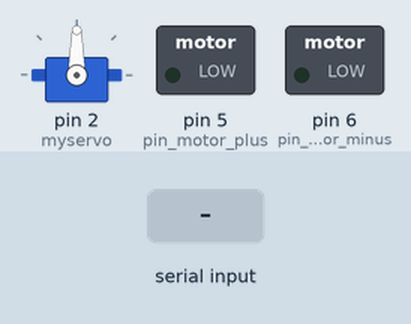
Bench run of a sketch on a simulated Arduino Uno, built with avr-gcc and run on an emulated ATmega328P. On the bench: servo, switched loads named in the sketch (green lamp = pin HIGH). Inputs (shaded band) come from the test bench. What the sketch prints to the serial monitor is not drawn.

Above: at 1.2 s.
1.3 s: "R" received over Serial
At 1.8 s:
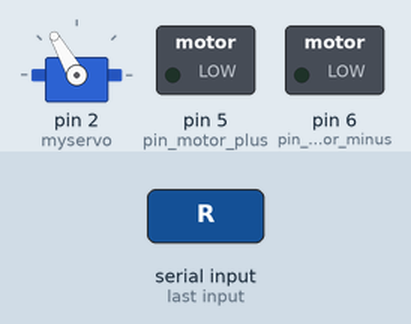
2.8 s: "L" received over Serial
At 4.0 s:
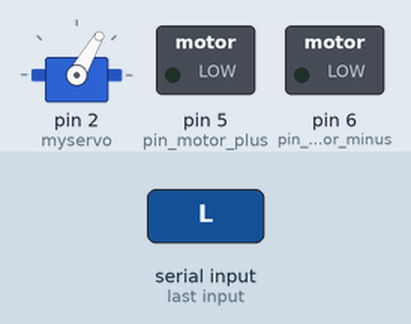
4.3 s: "F" received over Serial
At 5.3 s:
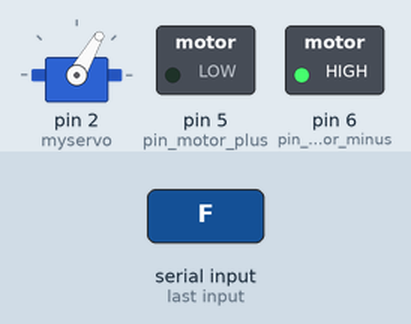
5.8 s: "B" received over Serial
At 6.5 s:
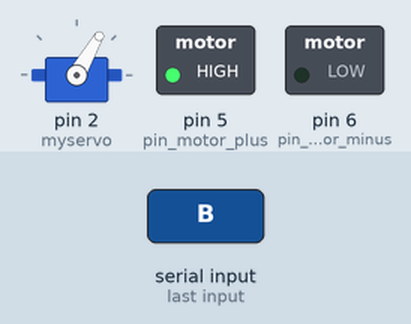
7.3 s: "R" received over Serial
At 7.6 s:
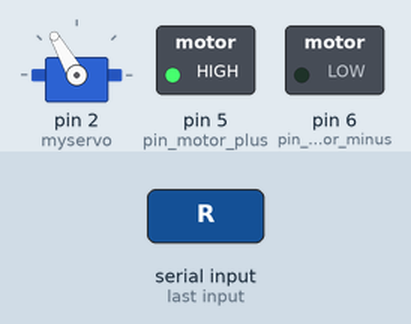
8.8 s: "F" received over Serial
At 10.0 s:
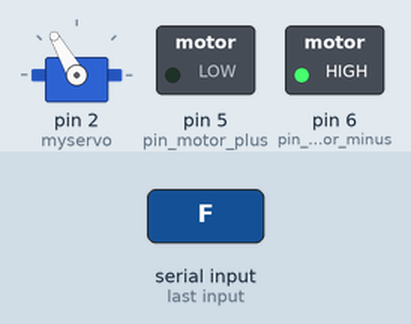
Timing chart, 0 to 11.3 s (numbered marks = the images above; inputs shaded):
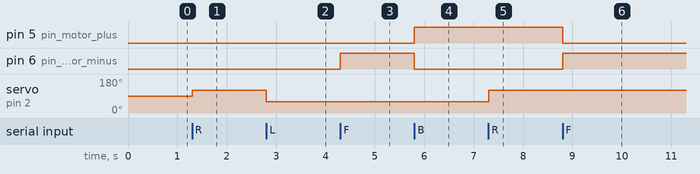

Measured:
- after the input at 1.3 s, servo on pin 2 (myservo): 90° → 120° at once
- after the input at 2.8 s, servo on pin 2 (myservo): 120° → 60° at once
- after the input at 4.3 s, pin 6 (pin_motor_minus): LOW → HIGH at once
- after the input at 5.8 s, pin 5 (pin_motor_plus): LOW → HIGH at once; pin 6 (pin_motor_minus): HIGH → LOW at once
- after the input at 7.3 s, servo on pin 2 (myservo): 60° → 120° at once
- after the input at 8.8 s, pin 5 (pin_motor_plus): HIGH → LOW at once; pin 6 (pin_motor_minus): LOW → HIGH at once

The sketch:

dd.ino
```cpp
// rc car v0.1
#include <Servo.h>

// bluetooth vars
char response;

// servo vars
Servo myservo;

// l239d vars
int pin_motor_plus = 5;
int pin_motor_minus = 6;


void setup() {
  // bluetooth setup
  Serial.begin(9600);
//  loggs.begin(9604);

  // servo setup
  myservo.attach(2);
  myservo.write(90); // ровное положение колёс

  // motor pin setup
  pinMode(pin_motor_plus, OUTPUT);
  pinMode(pin_motor_minus, OUTPUT);
}


void loop() {
  if (Serial.available()) { // проверка поданных команд
    response = Serial.read();
    Serial.print(response);

    // управление передним мостом
    // поворот налево
    if (response == 'R') {
      myservo.write(120);
    }

    // поворот направо
    else if (response == 'L') {
      myservo.write(60);
    }

    else if (response == 'F') {
      digitalWrite(pin_motor_minus, HIGH);
      digitalWrite(pin_motor_plus, LOW);
    }

    else if (response == 'B') {
      digitalWrite(pin_motor_minus, LOW);
      digitalWrite(pin_motor_plus, HIGH);
    }
  }

  else if (response == 'S') {
    myservo.write(90);
    digitalWrite(pin_motor_plus, LOW);
    digitalWrite(pin_motor_minus, LOW);
  }
//  delay(0);
}
```
